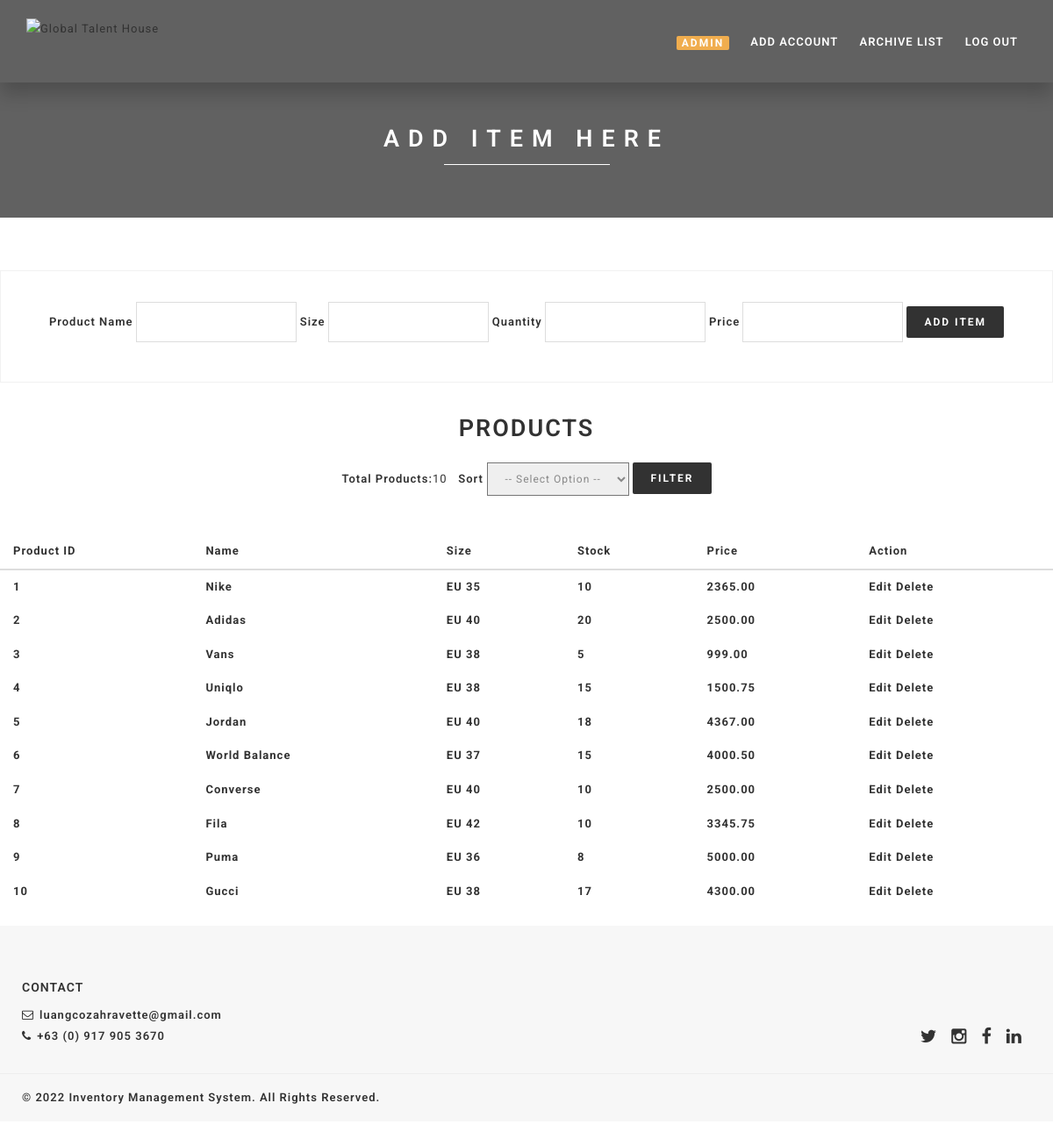
Screenshot of /inventoryadmin.php (signed in) with the database file from the repository.
### tables this page shows
CREATE TABLE `proditems` (
  `productid` int(50) NOT NULL,
  `product` varchar(255) NOT NULL,
  `size` varchar(255) NOT NULL,
  `stock` int(20) NOT NULL,
  `price` decimal(10,2) NOT NULL
);

### inventoryadmin.php (the view, shortened to what this page needs)
<!DOCTYPE html>
<html>
    <head>
<!DOCTYPE html>
<html>
<head>
    <link href="css/style.css" rel="stylesheet" type="text/css" />
    <link href="css/bootstrap.css" rel="stylesheet" type="text/css" />
    <link href="css/font-awesome.css" rel="stylesheet" type="text/css" />
    <link href="css/ionicons.css" rel="stylesheet" type="text/css" />
    <link href="css/plugin/sidebar-menu.css" rel="stylesheet" type="text/css" />
    <link href="css/plugin/animate.css" rel="stylesheet" type="text/css" />
    <link href="css/jquery-ui.css" rel="stylesheet" type="text/css" />
    <div class="wrapper">
        <header id="header" class="header shadow">
            <div class="header-inner">
                <div class="logo">
                    <a href="">
                        <img class="logo-light" src="img/gth-logo-white.png" alt="Global Talent House" />
                    </a>
                </div>
                <div class="nav-menu">
                    <ul class="nav-menu-inner">
                        <li>
                              <a><button type="button" class="btn btn-warning">Admin</button></a>
                        </li>
                                 <li>
                            <a class="" href="newuser.php">Add Account</a>
                        </li>
                           <li>
                            <a class="" href="inventoryarchive.php">Archive list</a>
                        </li>
                        <li>
                            <a class=""href="inventoryadmin.php?logout='1' "onclick="return  confirm('Are you sure you want to log out?')">Log Out</a>
                        </li>
                    </ul>
                </div>
            </div>
        </header>
        <section class="inner-intro dark-bg overlay-dark">
            <div class="container">
                <div class="row title">
                    <h2 class="h2">Add item here</h2>
                </div>
            </div>
        </section>
        <section id="Pricing" class="ptb-60 ptb-sm-30">
            <div class="container">
                <div class="row">
                    <div class="col-md-1000">
                        <div class="border-box">
     </head>
     <body>
               <center><form method="POST" action="addadmin.php">
                    <label>Product Name</label><input type="text" name="product">
                    <label>Size</label><input type="text" name="size">
                    <label>Quantity</label><input type="text" name="stock">
                    <label>Price</label><input type="text" name="price">
                    <input type="submit"class="btn btn-md btn-black" value="add item">
               </form></center>
          <div>
               <center><br><h2>Products</h2></center>
               <center><table class="table table-secondary table-hover"></center>
                    <thead>
                         <th scope="col">Product ID</th>
                         <th scope="col">Name</th>
                         <th scope="col">Size</th>
                         <th scope="col">Stock</th>
                         <th scope="col">Price</th>
                         <th scope="col">Action</th>
                    </thead>
                        </div>
                    <tr>
                         <tbody>
                              <?php
                                   $conn = mysqli_connect("localhost","root","","inventory_system");
                                   $sort_option = "";
                                   $query = "SELECT * FROM proditems ORDER BY productid $sort_option";
                                   $query_run = mysqli_query($conn, $query);
                                   if(mysqli_num_rows($query_run) > 0)
                                   {
                                        foreach($query_run as $row)
                                        {
                              ?>
                                             <tr class="table-light">
                                                  <th><?php echo $row['productid']; ?></th>
                                                  <th><?php echo $row['product']; ?></th>
                                                  <th><?php echo $row['size']; ?></th>
                                                  <th><?php echo $row['stock']; ?></th>
                                                  <th><?php echo $row['price']; ?></th>
                                                  <th>
                                                       <a href="editadmin.php?id=<?php echo $row['productid']; ?>">Edit</a>
                                                       <a href="deleteadmin.php?id=<?php echo $row['productid']; ?>"
                                                       onclick="return  confirm('Are you sure you want to delete this item?')">Delete</a>
                                                  </th>
                                             </tr>
                                             <?php
                                        }
                                   }
                                   else
                                   {
                                             ?>
                                        <tr>
                                             <td colspan="6">No Records Found</td>
                                        </tr>
                                        <?php
                                   }
                                        ?>
                                        <?php
                                             $conn = mysqli_connect("localhost","root","","inventory_system");
                                             $sql = "SELECT * FROM proditems";
                                             if ($result=mysqli_query($conn,$sql))
                                             {
                                                  echo "<b>Total Products:</b> ";
                                             }
                                        ?>
                                        <a><b>Sort </a>
                                        <form action="" method="GET">
                                             <select name="sort">
                                                  <option value="" align="center">-- Select Option --</option>
                                             </select>
                                             <button type="submit"class="btn btn-md btn-black">Filter</button>
                                             <br></br>
                                        </form>
                         </tbody>
                    </tr>
     </body>
</html>
        <footer class="footer pt-60">
            <div class="container">
                <div class="row footer-info mb-30">
                    <div class="col-md-6 col-sm-12 col-xs-12 mb-sm-30 text-sm-left">
                        <p class="mb-xs-0"><b>CONTACT</b></p>
                        <ul class="link-small">
                            <li><a href="mailto:luangcozahravette@gmail.com"><i class="fa fa-envelope-o left"></i>luangcozahravette@gmail.com</a></li>
                            <li><a><i class="fa fa-phone left"></i>+63 (0) 917 905 3670</a></li>
                        </ul>
                    </div>
                    <div class="col-md-6 col-sm-12 col-xs-12 text-right text-sm-left">
                        <ul class="link">
                        </ul>
                        <div class="spacer-30"></div>
                        <ul class="social">
                            <li><a target="_blank" href="https://www.twitter.com/"><i class="fa fa-twitter"></i></a></li>
                            <li><a target="_blank" href="https://instagram.com/"><i class="fa fa-instagram"></i></a></li>
                            <li><a target="_blank" href="https://www.facebook.com/"><i class="fa fa-facebook"></i></a></li>
                            <li><a target="_blank" href="https://www.linkedin.com/"><i class="fa fa-linkedin"></i></a></li>
                        </ul>
                    </div>
                </div>
            </div>
            <hr />
            <section class="copyright ptb-15">
                <div class="container">
                    <div class="row">
                        <div class="col-sm-6 text-left text-sm-left"><b>© 2022 Inventory Management System. All Rights Reserved.</b></div>
                    </div>
                </div>
            </section>
        </footer>
</body>
</html>

### rows the page displays
proditems: productid "1", product "Nike", size "EU 35", stock "10", price "2365.00"
proditems: productid "2", product "Adidas", size "EU 40", stock "20", price "2500.00"
proditems: productid "3", product "Vans", size "EU 38", stock "5", price "999.00"
proditems: productid "4", product "Uniqlo", size "EU 38", stock "15", price "1500.75"
proditems: productid "5", product "Jordan", size "EU 40", stock "18", price "4367.00"
proditems: productid "6", product "World Balance", size "EU 37", stock "15", price "4000.50"
proditems: productid "7", product "Converse", size "EU 40", stock "10", price "2500.00"
proditems: productid "8", product "Fila", size "EU 42", stock "10", price "3345.75"
proditems: productid "9", product "Puma", size "EU 36", stock "8", price "5000.00"
proditems: productid "10", product "Gucci", size "EU 38", stock "17", price "4300.00"
